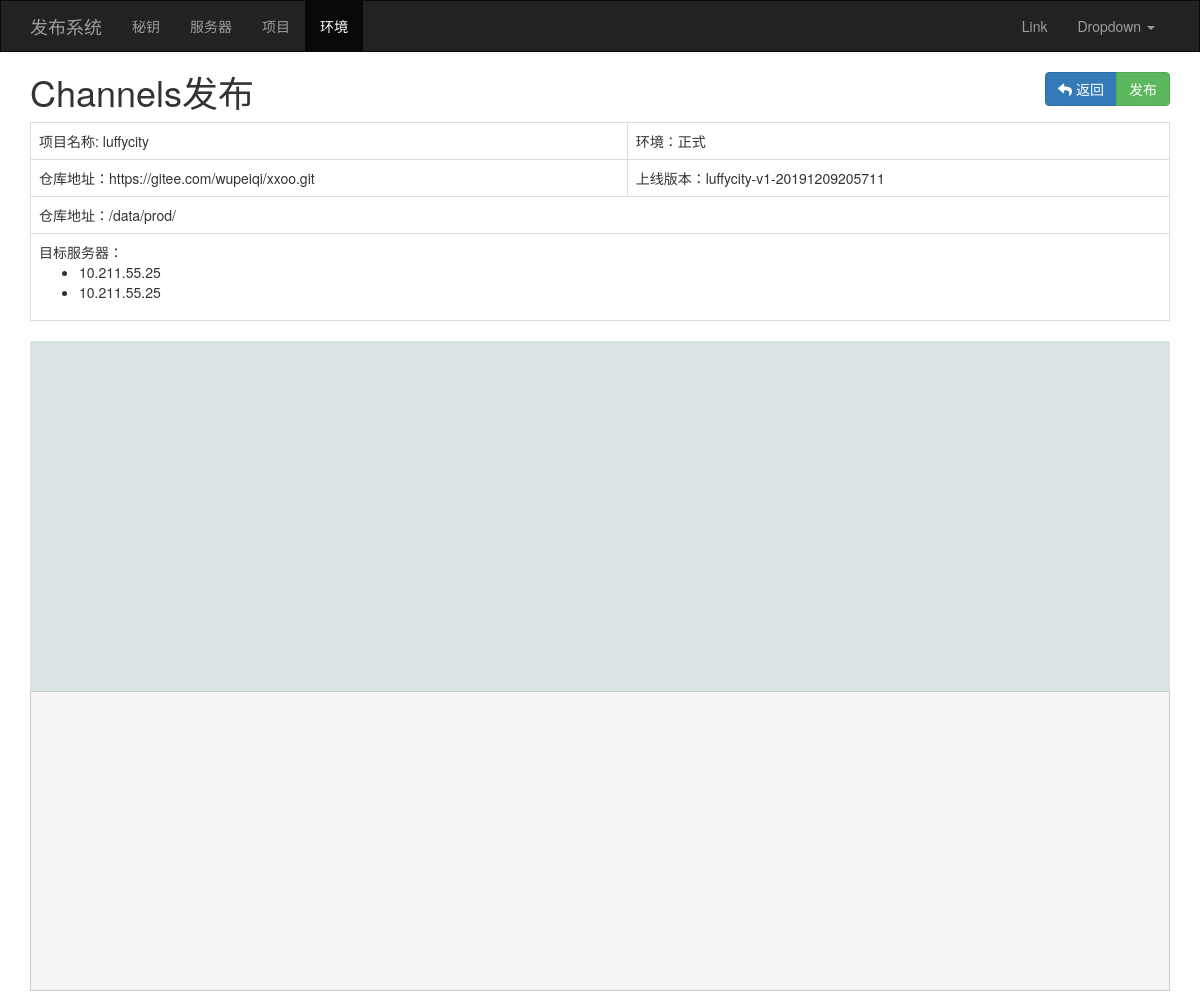
Page /env/channels/deploy/57/ on the committed database.
### apps/web/models.py (models this page shows, shortened)
class DeployTask(models.Model):
    summary = models.CharField(verbose_name='描述', max_length=64)
    uid = models.CharField(verbose_name='任务ID', max_length=64, help_text="任务ID格式为：项目-版本-时间，例如 cmdb-v1-201911012359.zip")
    status_choices = (
        (1, '待发布'),
        (2, '发布中'),
        (3, '成功'),
        (4, '失败'),
    )
    status = models.PositiveSmallIntegerField(verbose_name='状态', choices=status_choices, default=1)
    env = models.ForeignKey(verbose_name='环境', to='ProjectEnv')
    tag = models.CharField(verbose_name='版本', max_length=32, null=True, blank=True)
    branch = models.CharField(verbose_name='分支', max_length=32, null=True, blank=True)
    commit = models.CharField(verbose_name='提交记录', max_length=40, null=True, blank=True)
    deploy_type_choices = (
        (1, '全量主机发布'),
        (2, '自定义主机发布'),
    )
    deploy_type = models.PositiveSmallIntegerField(verbose_name='发布类型', choices=deploy_type_choices, default=1)
    """
    xx = models.ManyToManyField(verbose_name='自定义主机',
                                to='Server',
                                through='DeployServer',
                                through_fields=('deploy', 'server'))
    """
    before_download_script = models.TextField(verbose_name='下载前脚本', null=True, blank=True)
    after_download_script = models.TextField(verbose_name='下载后脚本', null=True, blank=True)
    before_deploy_script = models.TextField(verbose_name='发布前脚本', null=True, blank=True)
    after_deploy_script = models.TextField(verbose_name='发布后脚本', null=True, blank=True)

class ProjectEnv(models.Model):
    project = models.ForeignKey(verbose_name='项目', to='Project')
    env_choices = (
        ('test', '测试'),
        ('prod', '正式')
    )
    env = models.CharField(verbose_name='环境', choices=env_choices, max_length=32)
    path = models.CharField(verbose_name='线上部署路径', max_length=128)
    servers = models.ManyToManyField(verbose_name='服务器', to='Server')

class Project(models.Model):
    title = models.CharField(verbose_name='项目名', max_length=32)
    repo = models.CharField(verbose_name='git仓库地址', max_length=128)  # ['http', 'https', 'ftp', 'ftps']

class DeployServer(models.Model):
    deploy = models.ForeignKey(verbose_name='发布任务', to='DeployTask')
    server = models.ForeignKey(verbose_name='服务器', to='Server')
    status_choices = (
        (1, '待发布'),
        (2, '发布中'),
        (3, '失败'),
        (4, '成功'),
    )
    status = models.PositiveSmallIntegerField(verbose_name='状态', choices=status_choices, default=1)

class Server(models.Model):
    hostname = models.CharField(verbose_name='主机名', max_length=32)

### apps/web/views/deploy.py (the view)
# urls.py: url(r'^env/channels/deploy/(?P<task_id>\d+)/$', deploy.channels_deploy, name='channels_deploy'),
def channels_deploy(request, task_id):
    task_object = models.DeployTask.objects.filter(id=task_id).first()
    deploy_server_list = models.DeployServer.objects.filter(deploy=task_object)
    return render(request, 'web/channels_deploy.html',
                  {'deploy_server_list': deploy_server_list, 'task_id': task_id, 'task_object': task_object})

### apps/web/templatetags/deploy.py (called while the page is built)
@register.inclusion_tag('web/include/menu.html')
def menu(request):
    menu_list = copy.deepcopy(settings.HG_MENU_LIST)
    for row in menu_list:
        if re.match(row['match'], request.path_info):
            row['class'] = "active"
            break
    return {'menu_list': menu_list}

### apps/web/templates/web/channels_deploy.html (shortened to what this page needs)
{% extends 'layout.html' %}
{% load staticfiles %}
{% block content %}
    <div class="container">
        <div class="btn-group" role="group" style="float: right;">
            <a href="{% url 'deploy_task_list' env_id=task_object.env_id %}" class="btn btn-primary">
                <i class="fa fa-reply" aria-hidden="true"></i> 返回</a>
            {% if task_object.status == 1 %}
                <button id="deploy" type="button" class="btn btn-success">发布</button>
            {% endif %}
        </div>
        <h1 style="margin-top:0">Channels发布</h1>
        <div>
            <table class="table table-bordered">
                <tbody>
                <tr>
                    <td>项目名称: {{ task_object.env.project.title }}</td>
                    <td>环境：{{ task_object.env.get_env_display }}</td>
                </tr>
                <tr>
                    <td>
                        仓库地址：{{ task_object.env.project.repo }}
                    </td>
                    <td>
                        上线版本：{{ task_object.uid }}
                    </td>
                </tr>
                <tr>
                    <td colspan="2">
                        仓库地址：{{ task_object.env.path }}
                    </td>
                </tr>
                <tr>
                    <td colspan="2">
                        目标服务器：
                        <ul>
                            {% for item in  deploy_server_list %}
                                <li>{{ item.server.hostname }}</li>
                            {% endfor %}
                        </ul>
                    </td>
                </tr>
                </tbody>
            </table>
        </div>
        <div id="myDiagramDiv" style="width:100%; height:350px; background-color: #DAE4E4;"></div>
        <pre id="log" class="log">
        </pre>
    </div>
{% endblock %}

### apps/web/templates/layout.html (style rules this page uses)
body { margin: 0; }

### apps/web/templates/web/channels_deploy.html (style rules this page uses)
.log { min-height: 300px; border-radius: 0; }

### rows in the picture
DeployTask: env.project "luffycity", env.env "正式", env.project.repo "https://gitee.com/wupeiqi/xxoo.git", uid "luffycity-v1-20191209205711", env.path "/data/prod/"
DeployServer: server.hostname "10.211.55.25"
DeployServer: server.hostname "10.211.55.25"

### other values in the picture
{{ row.text }} "秘钥" "服务器" "项目" "环境"
